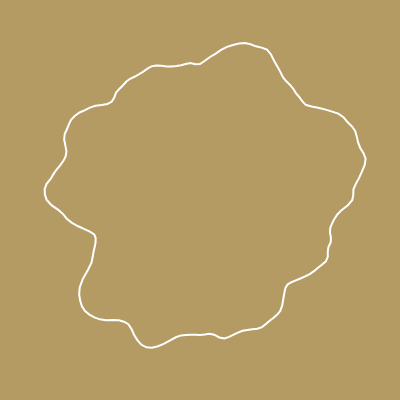
Frame 1 (no input)
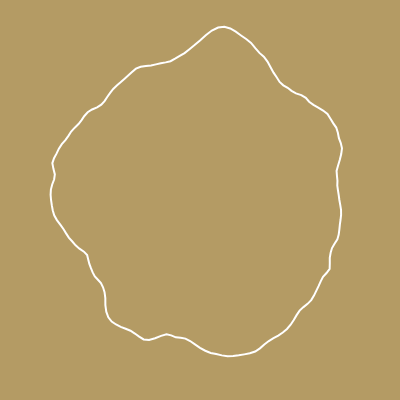
Frame 60 (no input)
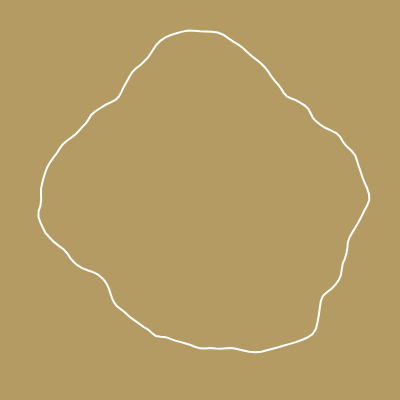
Frame 120 (the mouse pressed at the canvas centre since frame 60)

The p5.js sketch that drew these frames (run headless with seeded random() and noise() and a simulated clock; from frame 60 on, the mouse is pressed at the canvas centre):

// p5.js sketch
// ── sketch.js

let phase = 0;
let zoff = 0;
let slider;

function setup() {
  createCanvas(400, 400);
  slider = createSlider(0, 10, 3, 0.1);
}

function draw() {
    background(180,155,100)
  translate(width / 2, height / 2);
  stroke(255);
  strokeWeight(2);
  noFill();
  beginShape();
  let noiseMax = slider.value();
  for (let a = 0; a < TWO_PI; a += radians(2)) {
    let xoff = map(cos(a + phase), -1, 1, 0, noiseMax);
    let yoff = map(sin(a + phase), -1, 1, 0, noiseMax);
    let r = map(noise(xoff, yoff, zoff), 0, 1, 100, height / 2);
    // let r = random(50,100);
    let x = r * cos(a);
    let y = r * sin(a);
    vertex(x, y);
  }
  endShape(CLOSE);
//   noLoop();
  phase += 0.003;
  zoff += 0.01;
}
